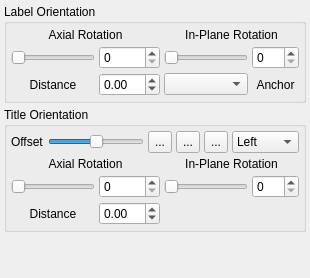
         <widget class="QWidget" name="YAxisStyleTab">
          <attribute name="title">
           <string>Style</string>
          </attribute>
          <layout class="QVBoxLayout" name="verticalLayout_11">
           <property name="spacing">
            <number>4</number>
           </property>
           <property name="margin">
            <number>4</number>
           </property>
           <item>
            <widget class="QGroupBox" name="YAxisLabelOrientationGroup">
             <property name="title">
              <string>Label Orientation</string>
             </property>
             <layout class="QVBoxLayout" name="verticalLayout_10">
              <property name="spacing">
               <number>4</number>
              </property>
              <property name="margin">
               <number>4</number>
              </property>
              <item>
               <layout class="QGridLayout" name="gridLayout_19">
                <property name="spacing">
                 <number>4</number>
                </property>
                <item row="3" column="1">
                 <widget class="QLabel" name="Labelage1">
                  <property name="text">
                   <string>Distance</string>
                  </property>
                  <property name="alignment">
                   <set>Qt::AlignCenter</set>
                  </property>
                 </widget>
                </item>
                <item row="2" column="3">
                 <widget class="QSlider" name="AxisYLabelInPlaneRotationSlider">
                  <property name="toolTip">
                   <string>Change the in-plane rotation (about Z) of the labels</string>
                  </property>
                  <property name="maximum">
                   <number>360</number>
                  </property>
                  <property name="orientation">
                   <enum>Qt::Horizontal</enum>
                  </property>
                 </widget>
                </item>
                <item row="2" column="2">
                 <widget class="QSpinBox" name="AxisYLabelAxialRotationSpin">
                  <property name="toolTip">
                   <string>Change the axial rotation (along X) of the labels</string>
                  </property>
                  <property name="maximum">
                   <number>360</number>
                  </property>
                 </widget>
                </item>
                <item row="2" column="4">
                 <widget class="QSpinBox" name="AxisYLabelInPlaneRotationSpin">
                  <property name="toolTip">
                   <string>Change the in-plane rotation (about Z) of the labels</string>
                  </property>
                  <property name="maximum">
                   <number>360</number>
                  </property>
                 </widget>
                </item>
                <item row="0" column="1" colspan="2">
                 <widget class="QLabel" name="Labelage2">
                  <property name="text">
                   <string>Axial Rotation</string>
                  </property>
                  <property name="alignment">
                   <set>Qt::AlignCenter</set>
                  </property>
                 </widget>
                </item>
                <item row="2" column="1">
                 <widget class="QSlider" name="AxisYLabelAxialRotationSlider">
                  <property name="toolTip">
                   <string>Change the axial rotation (along X) of the labels</string>
                  </property>
                  <property name="maximum">
                   <number>360</number>
                  </property>
                  <property name="orientation">
                   <enum>Qt::Horizontal</enum>
                  </property>
                 </widget>
                </item>
                <item row="0" column="3" colspan="2">
                 <widget class="QLabel" name="Labelage3">
                  <property name="text">
                   <string>In-Plane Rotation</string>
                  </property>
                  <property name="alignment">
                   <set>Qt::AlignCenter</set>
                  </property>
                 </widget>
                </item>
                <item row="3" column="2">
                 <widget class="QDoubleSpinBox" name="AxisYLabelDistanceSpin">
                  <property name="minimum">
                   <double>-99.000000000000000</double>
                  </property>
                  <property name="singleStep">
                   <double>0.100000000000000</double>
                  </property>
                 </widget>
                </item>
                <item row="3" column="3">
                 <widget class="QComboBox" name="AxisYLabelAnchorCombo">
                  <property name="toolTip">
                   <string>Text anchor position for axis title</string>
                  </property>
                 </widget>
                </item>
                <item row="3" column="4">
                 <widget class="QLabel" name="Labelage1_4">
                  <property name="text">
                   <string>Anchor</string>
                  </property>
                  <property name="alignment">
                   <set>Qt::AlignCenter</set>
                  </property>
                 </widget>
                </item>
               </layout>
              </item>
             </layout>
            </widget>
           </item>
           <item>
            <widget class="QGroupBox" name="YAxisTitleOrientationGroup">
             <property name="title">
              <string>Title Orientation</string>
             </property>
             <layout class="QVBoxLayout" name="verticalLayout_22">
              <property name="spacing">
               <number>4</number>
              </property>
              <property name="margin">
               <number>4</number>
              </property>
              <item>
               <layout class="QHBoxLayout" name="horizontalLayout_46">
                <property name="spacing">
                 <number>4</number>
                </property>
                <item>
                 <widget class="QLabel" name="LabelD_16">
                  <property name="frameShadow">
                   <enum>QFrame::Plain</enum>
                  </property>
                  <property name="text">
                   <string>Offset</string>
                  </property>
                 </widget>
                </item>
                <item>
                 <widget class="QSlider" name="AxisYTitleHOffsetSlider">
                  <property name="sizePolicy">
                   <sizepolicy hsizetype="Expanding" vsizetype="Minimum">
                    <horstretch>0</horstretch>
                    <verstretch>0</verstretch>
                   </sizepolicy>
                  </property>
                  <property name="maximum">
                   <number>1000</number>
                  </property>
                  <property name="singleStep">
                   <number>10</number>
                  </property>
                  <property name="pageStep">
                   <number>50</number>
                  </property>
                  <property name="value">
                   <number>500</number>
                  </property>
                  <property name="orientation">
                   <enum>Qt::Horizontal</enum>
                  </property>
                 </widget>
                </item>
                <item>
                 <widget class="QToolButton" name="AxisYTitleHOffsetLeftButton">
                  <property name="maximumSize">
                   <size>
                    <width>24</width>
                    <height>24</height>
                   </size>
                  </property>
                  <property name="toolTip">
                   <string>Set to minimum source data value</string>
                  </property>
                  <property name="text">
                   <string>...</string>
                  </property>
                  <property name="icon">
                   <iconset resource="icons.qrc">
                    <normaloff>:/uchroma/icons/toleftlimit.svg</normaloff>:/uchroma/icons/toleftlimit.svg</iconset>
                  </property>
                  <property name="iconSize">
                   <size>
                    <width>16</width>
                    <height>16</height>
                   </size>
                  </property>
                 </widget>
                </item>
                <item>
                 <widget class="QToolButton" name="AxisYTitleHOffsetCentreButton">
                  <property name="maximumSize">
                   <size>
                    <width>24</width>
                    <height>24</height>
                   </size>
                  </property>
                  <property name="toolTip">
                   <string>Set to zero</string>
                  </property>
                  <property name="text">
                   <string>...</string>
                  </property>
                  <property name="icon">
                   <iconset resource="icons.qrc">
                    <normaloff>:/uchroma/icons/tocentre.svg</normaloff>:/uchroma/icons/tocentre.svg</iconset>
                  </property>
                  <property name="iconSize">
                   <size>
                    <width>16</width>
                    <height>16</height>
                   </size>
                  </property>
                 </widget>
                </item>
                <item>
                 <widget class="QToolButton" name="AxisYTitleHOffsetRightButton">
                  <property name="maximumSize">
                   <size>
                    <width>24</width>
                    <height>24</height>
                   </size>
                  </property>
                  <property name="toolTip">
                   <string>Set to maximum source data value</string>
                  </property>
                  <property name="text">
                   <string>...</string>
                  </property>
                  <property name="icon">
                   <iconset resource="icons.qrc">
                    <normaloff>:/uchroma/icons/torightlimit.svg</normaloff>:/uchroma/icons/torightlimit.svg</iconset>
                  </property>
                  <property name="iconSize">
                   <size>
                    <width>16</width>
                    <height>16</height>
                   </size>
                  </property>
                 </widget>
                </item>
                <item>
                 <widget class="QComboBox" name="AxisYTitleAnchorCombo">
                  <property name="toolTip">
                   <string>Text anchor position for axis title</string>
                  </property>
                  <item>
                   <property name="text">
                    <string>Left</string>
                   </property>
                  </item>
                  <item>
                   <property name="text">
                    <string>Centre</string>
                   </property>
                  </item>
                  <item>
                   <property name="text">
                    <string>Right</string>
                   </property>
                  </item>
                 </widget>
                </item>
               </layout>
              </item>
              <item>
               <layout class="QGridLayout" name="gridLayout0">
                <property name="spacing">
                 <number>4</number>
                </property>
                <item row="3" column="1">
                 <widget class="QLabel" name="LabelD5">
                  <property name="text">
                   <string>Distance</string>
                  </property>
                  <property name="alignment">
                   <set>Qt::AlignCenter</set>
                  </property>
                 </widget>
                </item>
                <item row="2" column="3">
                 <widget class="QSlider" name="AxisYTitleInPlaneRotationSlider">
                  <property name="maximum">
                   <number>360</number>
                  </property>
                  <property name="orientation">
                   <enum>Qt::Horizontal</enum>
                  </property>
                 </widget>
                </item>
                <item row="2" column="2">
                 <widget class="QSpinBox" name="AxisYTitleAxialRotationSpin">
                  <property name="maximum">
                   <number>360</number>
                  </property>
                 </widget>
                </item>
                <item row="2" column="4">
                 <widget class="QSpinBox" name="AxisYTitleInPlaneRotationSpin">
                  <property name="maximum">
                   <number>360</number>
                  </property>
                 </widget>
                </item>
                <item row="0" column="1" colspan="2">
                 <widget class="QLabel" name="LabelD_17">
                  <property name="text">
                   <string>Axial Rotation</string>
                  </property>
                  <property name="alignment">
                   <set>Qt::AlignCenter</set>
                  </property>
                 </widget>
                </item>
                <item row="2" column="1">
                 <widget class="QSlider" name="AxisYTitleAxialRotationSlider">
                  <property name="maximum">
                   <number>360</number>
                  </property>
                  <property name="orientation">
                   <enum>Qt::Horizontal</enum>
                  </property>
                 </widget>
                </item>
                <item row="0" column="3" colspan="2">
                 <widget class="QLabel" name="LabelD6">
                  <property name="text">
                   <string>In-Plane Rotation</string>
                  </property>
                  <property name="alignment">
                   <set>Qt::AlignCenter</set>
                  </property>
                 </widget>
                </item>
                <item row="3" column="2">
                 <widget class="QDoubleSpinBox" name="AxisYTitleDistanceSpin">
                  <property name="minimum">
                   <double>-99.000000000000000</double>
                  </property>
                  <property name="singleStep">
                   <double>0.100000000000000</double>
                  </property>
                 </widget>
                </item>
               </layout>
              </item>
             </layout>
            </widget>
           </item>
           <item>
            <spacer name="verticalSpacer_7">
             <property name="orientation">
              <enum>Qt::Vertical</enum>
             </property>
             <property name="sizeHint" stdset="0">
              <size>
               <width>20</width>
               <height>42</height>
              </size>
             </property>
            </spacer>
           </item>
          </layout>
         </widget>
